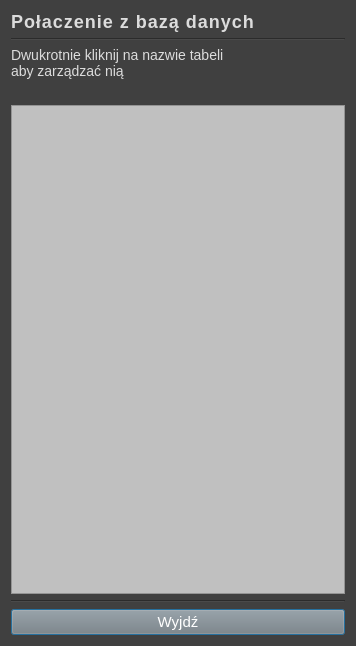
<?xml version="1.0" encoding="UTF-8"?>
<ui version="4.0">
 <class>Dialog</class>
 <widget class="QDialog" name="Dialog">
  <property name="geometry">
   <rect>
    <x>0</x>
    <y>0</y>
    <width>356</width>
    <height>646</height>
   </rect>
  </property>
  <property name="windowTitle">
   <string>Dialog</string>
  </property>
  <property name="styleSheet">
   <string notr="true">background-color: rgb(64,64,64);</string>
  </property>
  <layout class="QGridLayout" name="gridLayout">
   <item row="5" column="0">
    <widget class="Line" name="line_2">
     <property name="orientation">
      <enum>Qt::Horizontal</enum>
     </property>
    </widget>
   </item>
   <item row="3" column="0">
    <spacer name="horizontalSpacer">
     <property name="orientation">
      <enum>Qt::Horizontal</enum>
     </property>
     <property name="sizeHint" stdset="0">
      <size>
       <width>40</width>
       <height>20</height>
      </size>
     </property>
    </spacer>
   </item>
   <item row="4" column="0">
    <widget class="QTableView" name="tableView">
     <property name="styleSheet">
      <string notr="true">background-color: 	rgb(192,192,192);
</string>
     </property>
    </widget>
   </item>
   <item row="6" column="0">
    <widget class="QPushButton" name="pushButton">
     <property name="styleSheet">
      <string notr="true">font-size: 15px;
background-color: rgb(128,128,128);
color: 	white;

</string>
     </property>
     <property name="text">
      <string>Wyjdź</string>
     </property>
    </widget>
   </item>
   <item row="0" column="0">
    <widget class="QLabel" name="label">
     <property name="styleSheet">
      <string notr="true">font-size: 18px;
color: rgb(220,220,220);
font-weight: bold;
letter-spacing: 1px;</string>
     </property>
     <property name="text">
      <string>Połaczenie z bazą danych</string>
     </property>
    </widget>
   </item>
   <item row="1" column="0">
    <widget class="Line" name="line">
     <property name="orientation">
      <enum>Qt::Horizontal</enum>
     </property>
    </widget>
   </item>
   <item row="2" column="0">
    <widget class="QLabel" name="label_2">
     <property name="styleSheet">
      <string notr="true">font-size: 14px;
color: rgb(220,220,220);</string>
     </property>
     <property name="text">
      <string>Dwukrotnie kliknij na nazwie tabeli 
aby zarządzać nią</string>
     </property>
    </widget>
   </item>
  </layout>
 </widget>
 <resources/>
 <connections/>
</ui>
